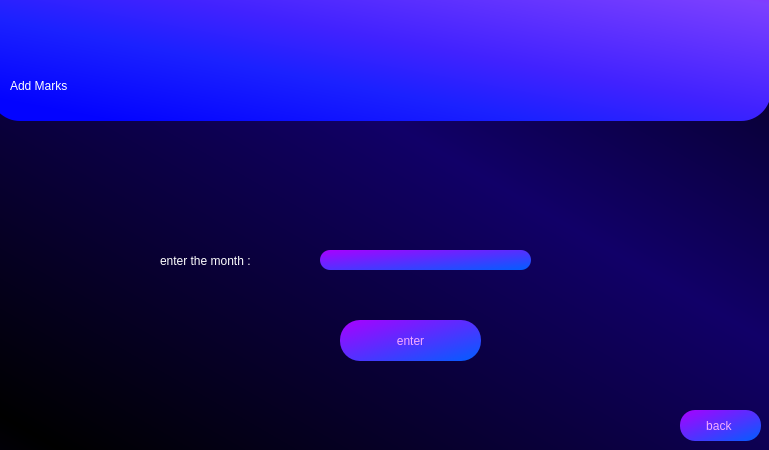
<?xml version="1.0" encoding="UTF-8"?>
<ui version="4.0">
 <class>Dialog</class>
 <widget class="QDialog" name="Dialog">
  <property name="geometry">
   <rect>
    <x>0</x>
    <y>0</y>
    <width>769</width>
    <height>450</height>
   </rect>
  </property>
  <property name="minimumSize">
   <size>
    <width>769</width>
    <height>450</height>
   </size>
  </property>
  <property name="maximumSize">
   <size>
    <width>769</width>
    <height>450</height>
   </size>
  </property>
  <property name="windowTitle">
   <string>Dialog</string>
  </property>
  <property name="styleSheet">
   <string notr="true">QDialog#Dialog{
background-color: qlineargradient(spread:reflect, x1:0.0454545, y1:0.966, x2:0.619, y2:0.386, stop:0 rgba(0, 0, 0, 255), stop:1 rgba(17, 0, 104, 255));
}</string>
  </property>
  <widget class="QLabel" name="label">
   <property name="geometry">
    <rect>
     <x>-10</x>
     <y>-30</y>
     <width>781</width>
     <height>151</height>
    </rect>
   </property>
   <property name="styleSheet">
    <string notr="true">background-color: qlineargradient(spread:pad, x1:0.091, y1:0.931955, x2:1, y2:0, stop:0 rgba(3, 3, 255, 255), stop:0.289773 rgba(27, 33, 255, 255), stop:0.482955 rgba(65, 34, 255, 255), stop:0.869318 rgba(124, 64, 255, 255), stop:1 rgba(159, 25, 255, 255));
font: 240pt &quot;Terminal&quot;;
border-radius : 30px</string>
   </property>
   <property name="text">
    <string/>
   </property>
  </widget>
  <widget class="QLabel" name="label_2">
   <property name="geometry">
    <rect>
     <x>10</x>
     <y>50</y>
     <width>611</width>
     <height>71</height>
    </rect>
   </property>
   <property name="styleSheet">
    <string notr="true">font: 75 58pt &quot;Arial&quot;;
color: rgb(255, 255, 255);</string>
   </property>
   <property name="text">
    <string>Add Marks</string>
   </property>
  </widget>
  <widget class="QLabel" name="name_label">
   <property name="geometry">
    <rect>
     <x>160</x>
     <y>250</y>
     <width>231</width>
     <height>21</height>
    </rect>
   </property>
   <property name="styleSheet">
    <string notr="true">font: 75 14pt &quot;Arial&quot;;
color: rgb(255, 255, 255);</string>
   </property>
   <property name="text">
    <string>enter the month :</string>
   </property>
  </widget>
  <widget class="QLineEdit" name="name">
   <property name="geometry">
    <rect>
     <x>320</x>
     <y>250</y>
     <width>211</width>
     <height>20</height>
    </rect>
   </property>
   <property name="styleSheet">
    <string notr="true">QLineEdit{
border-radius : 10px;
 color: rgb(246, 172, 255);
font: 12pt &quot;Arial&quot;;
background-color: qlineargradient(spread:pad, x1:0.994, y1:1, x2:0, y2:0, stop:             0.0227273 rgba(5, 92, 255, 255), stop:1 rgba(170, 0, 255, 255));

}


</string>
   </property>
   <property name="alignment">
    <set>Qt::AlignCenter</set>
   </property>
  </widget>
  <widget class="QPushButton" name="enter_exe">
   <property name="geometry">
    <rect>
     <x>340</x>
     <y>320</y>
     <width>141</width>
     <height>41</height>
    </rect>
   </property>
   <property name="styleSheet">
    <string notr="true"> QPushButton{


 color: rgb(246, 172, 255);
 font: 14pt &quot;Arial&quot;; 
 background-color: qlineargradient(spread:pad, x1:0.994, y1:1, x2:0, y2:0,     stop:0.0227273 rgba(5, 92, 255, 255), stop:1 rgba(170, 0, 255, 255));
 border-color: rgb(170, 0, 255);
 border-radius : 20px;



}

QPushButton:hover{
 background-color: rgb(170, 85, 255);


}</string>
   </property>
   <property name="text">
    <string>enter</string>
   </property>
  </widget>
  <widget class="QPushButton" name="back">
   <property name="geometry">
    <rect>
     <x>680</x>
     <y>410</y>
     <width>81</width>
     <height>31</height>
    </rect>
   </property>
   <property name="styleSheet">
    <string notr="true"> QPushButton{


 color: rgb(246, 172, 255);
 font: 14pt &quot;Arial&quot;; 
 background-color: qlineargradient(spread:pad, x1:0.994, y1:1, x2:0, y2:0,     stop:0.0227273 rgba(5, 92, 255, 255), stop:1 rgba(170, 0, 255, 255));
 border-color: rgb(170, 0, 255);
 border-radius : 15px;



}

QPushButton:hover{
 background-color: rgb(170, 85, 255);


}</string>
   </property>
   <property name="text">
    <string>back </string>
   </property>
  </widget>
  <widget class="QLabel" name="message_label">
   <property name="geometry">
    <rect>
     <x>170</x>
     <y>150</y>
     <width>451</width>
     <height>71</height>
    </rect>
   </property>
   <property name="styleSheet">
    <string notr="true">color: rgb(255, 255, 255);

font: 12pt &quot;Arial&quot;;</string>
   </property>
   <property name="text">
    <string/>
   </property>
   <property name="alignment">
    <set>Qt::AlignCenter</set>
   </property>
  </widget>
 </widget>
 <resources/>
 <connections/>
</ui>
